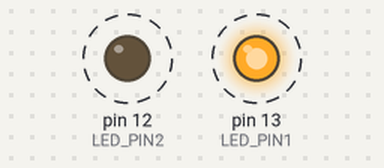
A sketch run on a simulated Arduino Uno, built with avr-gcc and run on an emulated ATmega328P. On the bench: output pins drawn as LEDs (lit = HIGH). Dashed ring = blinking.

Above: at 0.15 s.
Timing chart, 0 to 3.0 s (numbered marks = the images above):
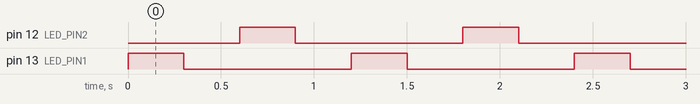

The sketch:

wk11.ino
```cpp
int LED_PIN1=13;
int LED_PIN2=12;
void setup() {
  // initialize digital pin LED_BUILTIN as an output.
  pinMode(LED_PIN1, OUTPUT);
  pinMode(LED_PIN2, OUTPUT);
}

// the loop function runs over and over again forever
void loop() {
  digitalWrite(LED_PIN1, HIGH);   // turn the LED on (HIGH is the voltage level)
  delay(300);                       // wait for a second
  digitalWrite(LED_PIN1, LOW);    // turn the LED off by making the voltage LOW
  delay(300);                       // wait for a second
  digitalWrite(LED_PIN2, HIGH);   // turn the LED on (HIGH is the voltage level)
  delay(300);                       // wait for a second
  digitalWrite(LED_PIN2, LOW);    // turn the LED off by making the voltage LOW
  delay(300);                       // wait for a second
}
```

Measured:
- by itself, pin 12 (LED_PIN2), pin 13 (LED_PIN1): alternates HIGH for 0.30 s and LOW for 0.90 s
- by itself, everything shown: repeats every 1.2 s, in 4 steps
